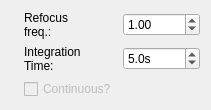
            <widget class="QWidget" name="tab_5">
             <attribute name="title">
              <string>Fluorescence</string>
             </attribute>
             <layout class="QGridLayout" name="gridLayout_13">
              <item row="2" column="3">
               <widget class="QLabel" name="label_7">
                <property name="text">
                 <string>&lt;html&gt;&lt;head/&gt;&lt;body&gt;&lt;p&gt;Integration&lt;br/&gt;Time:&lt;/p&gt;&lt;/body&gt;&lt;/html&gt;</string>
                </property>
               </widget>
              </item>
              <item row="3" column="3">
               <widget class="QCheckBox" name="align_2d_fluorescence_continous_CheckBox">
                <property name="enabled">
                 <bool>false</bool>
                </property>
                <property name="text">
                 <string>Continuous?</string>
                </property>
               </widget>
              </item>
              <item row="2" column="4">
               <widget class="ScienDSpinBox" name="align_2d_fluorescence_integrationtime_DSpinBox">
                <property name="alignment">
                 <set>Qt::AlignLeading|Qt::AlignLeft|Qt::AlignVCenter</set>
                </property>
                <property name="suffix">
                 <string>s</string>
                </property>
                <property name="decimals">
                 <number>1</number>
                </property>
                <property name="maximum">
                 <double>10000.000000000000000</double>
                </property>
                <property name="value">
                 <double>5.000000000000000</double>
                </property>
               </widget>
              </item>
              <item row="1" column="0">
               <widget class="QLabel" name="label_3">
                <property name="text">
                 <string/>
                </property>
               </widget>
              </item>
              <item row="1" column="4">
               <widget class="QDoubleSpinBox" name="align_2d_fluorescence_optimize_freq_SpinBox">
                <property name="toolTip">
                 <string>Set the frequency of the optimization routine</string>
                </property>
                <property name="singleStep">
                 <double>1.000000000000000</double>
                </property>
                <property name="value">
                 <double>1.000000000000000</double>
                </property>
               </widget>
              </item>
              <item row="1" column="3">
               <widget class="QLabel" name="label_4">
                <property name="text">
                 <string>&lt;html&gt;&lt;head/&gt;&lt;body&gt;&lt;p&gt;Refocus&lt;br/&gt;freq.:&lt;/p&gt;&lt;/body&gt;&lt;/html&gt;</string>
                </property>
               </widget>
              </item>
             </layout>
            </widget>
